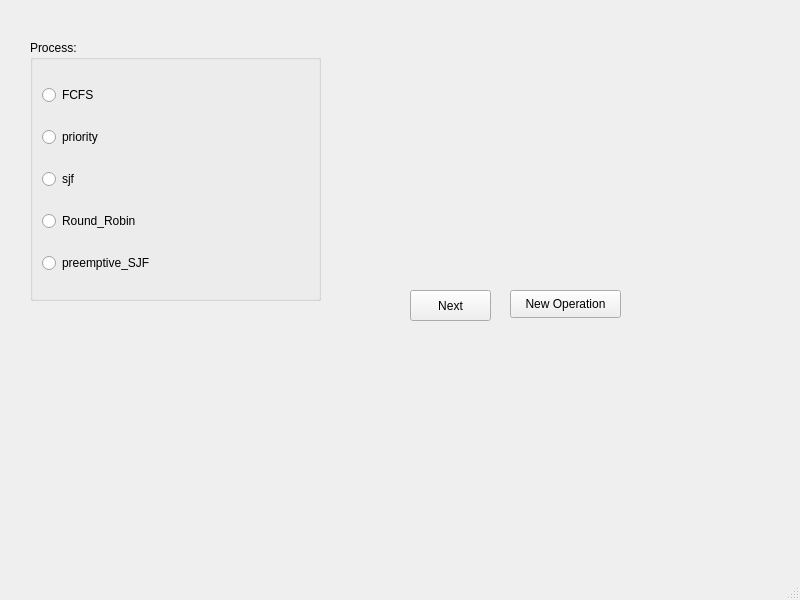
<?xml version="1.0" encoding="UTF-8"?>
<ui version="4.0">
 <class>MainWindow</class>
 <widget class="QMainWindow" name="MainWindow">
  <property name="geometry">
   <rect>
    <x>0</x>
    <y>0</y>
    <width>800</width>
    <height>600</height>
   </rect>
  </property>
  <property name="windowTitle">
   <string>MainWindow</string>
  </property>
  <widget class="QWidget" name="centralwidget">
   <widget class="QGroupBox" name="groupBox">
    <property name="geometry">
     <rect>
      <x>30</x>
      <y>40</y>
      <width>291</width>
      <height>261</height>
     </rect>
    </property>
    <property name="title">
     <string>Process:</string>
    </property>
    <layout class="QVBoxLayout" name="verticalLayout">
     <item>
      <widget class="QRadioButton" name="RB_FCFS">
       <property name="text">
        <string>FCFS</string>
       </property>
      </widget>
     </item>
     <item>
      <widget class="QRadioButton" name="RB_priority">
       <property name="text">
        <string>priority</string>
       </property>
      </widget>
     </item>
     <item>
      <widget class="QRadioButton" name="RB_sjf">
       <property name="text">
        <string>sjf</string>
       </property>
      </widget>
     </item>
     <item>
      <widget class="QRadioButton" name="RB_rr">
       <property name="text">
        <string>Round_Robin</string>
       </property>
      </widget>
     </item>
     <item>
      <widget class="QRadioButton" name="RB_preemptive_SJF">
       <property name="text">
        <string>preemptive_SJF</string>
       </property>
      </widget>
     </item>
    </layout>
   </widget>
   <widget class="QPushButton" name="pushButton">
    <property name="geometry">
     <rect>
      <x>410</x>
      <y>290</y>
      <width>81</width>
      <height>31</height>
     </rect>
    </property>
    <property name="text">
     <string>Next</string>
    </property>
   </widget>
   <widget class="QPushButton" name="NewOperation">
    <property name="geometry">
     <rect>
      <x>510</x>
      <y>290</y>
      <width>111</width>
      <height>28</height>
     </rect>
    </property>
    <property name="text">
     <string>New Operation</string>
    </property>
   </widget>
  </widget>
  <widget class="QMenuBar" name="menubar">
   <property name="geometry">
    <rect>
     <x>0</x>
     <y>0</y>
     <width>800</width>
     <height>26</height>
    </rect>
   </property>
  </widget>
  <widget class="QStatusBar" name="statusbar"/>
 </widget>
 <resources/>
 <connections/>
</ui>
